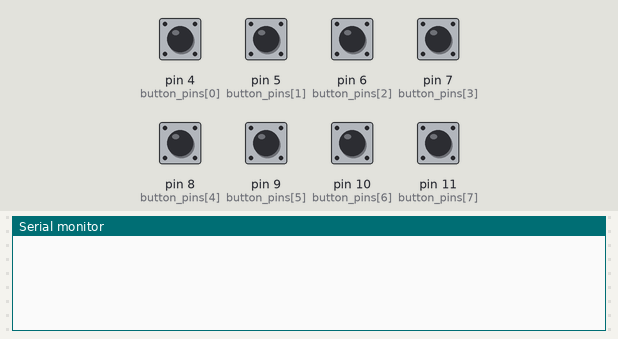
This sketch was run on a simulated Arduino Uno, built with avr-gcc and run on an emulated ATmega328P. Parts: the last lines printed to the serial monitor. Inputs (shaded band) come from the test bench; at power-on: pin 4 (button_pins[0]), pin 5 (button_pins[1]), pin 6 (button_pins[2]), pin 7 (button_pins[3]), pin 8 (button_pins[4]), pin 9 (button_pins[5]), pin 10 (button_pins[6]), pin 11 (button_pins[7]) LOW.

Above: at 1.2 s.
1.3 s: pin 4 (button_pins[0]) pulled HIGH for 0.15 s
At 1.9 s:
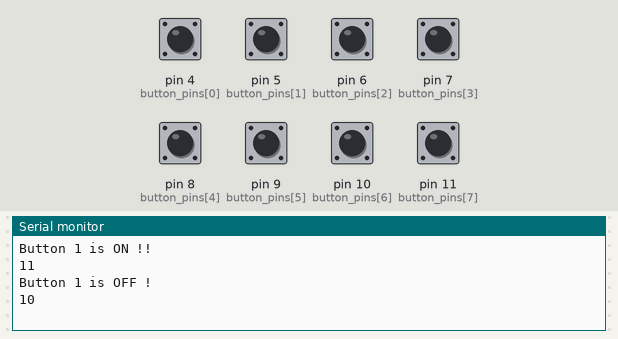
2.9 s: pin 5 (button_pins[1]) pulled HIGH for 0.15 s
At 4.2 s:
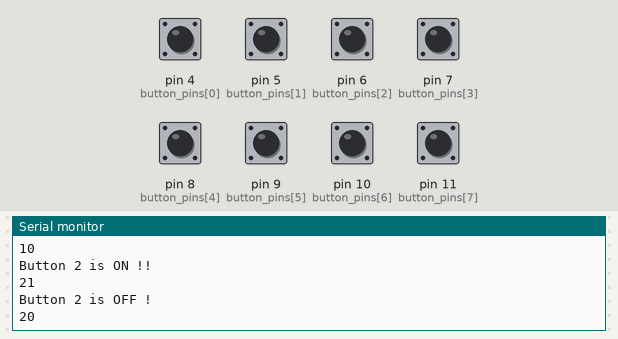
4.5 s: pin 6 (button_pins[2]) pulled HIGH for 0.15 s
At 5.6 s:
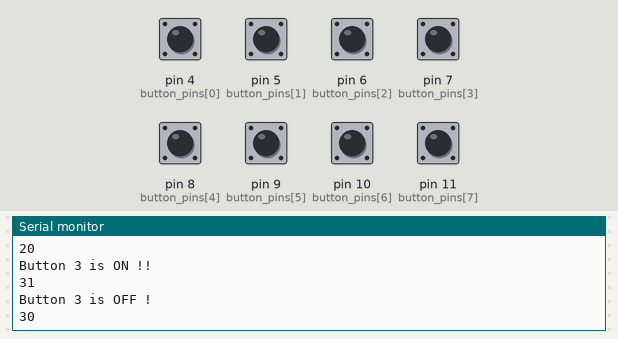
6.1 s: pin 7 (button_pins[3]) pulled HIGH for 0.15 s
At 6.8 s:
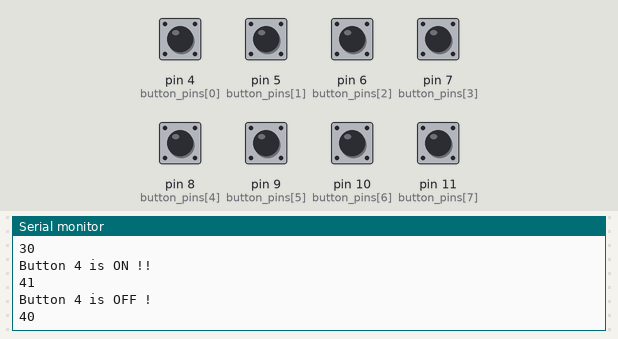
7.7 s: pin 8 (button_pins[4]) pulled HIGH for 0.15 s
At 9.0 s:
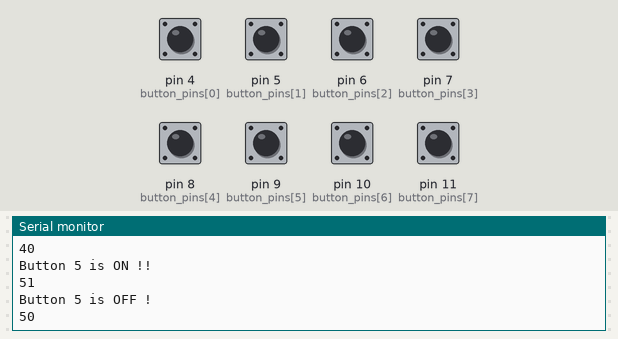
9.3 s: pin 9 (button_pins[5]) pulled HIGH for 0.15 s
At 10.4 s:
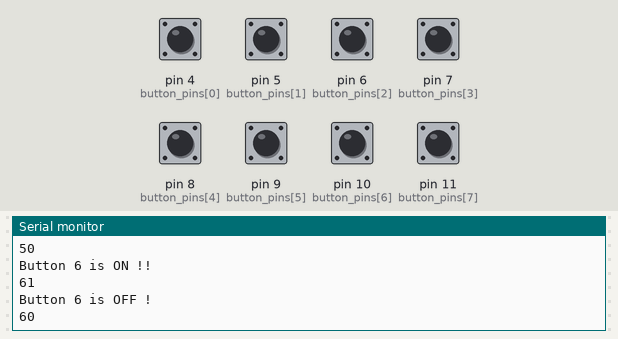
Timing chart, 0 to 11.9 s (numbered marks = the images above; inputs shaded):
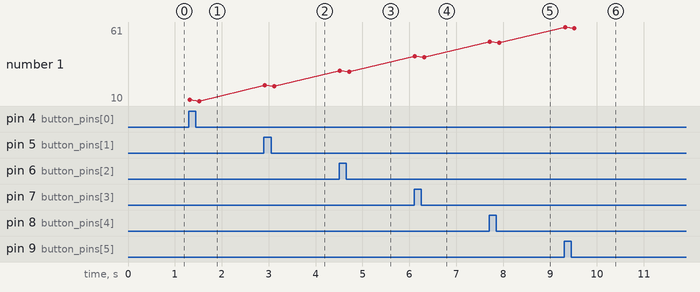

The sketch:

CH_27_02.ino
```cpp
int button_pins[] = {4, 5, 6, 7, 8, 9, 10, 11};  // 버튼 연결 핀
boolean button_state[8];      // 버튼의 이전 상태

void setup(){
  for(int i = 0; i < 8; i++){   // 버튼 연결 핀을 입력으로 설정
    pinMode(button_pins[i], INPUT);
    button_state[i] = false;    // 눌러지지 않은 상태로 시작
  }
  Serial.begin(9600);     // 시리얼 모니터 초기화
}

void loop(){
  for(int i = 0; i < 8; i++){
    boolean current_state = digitalRead(button_pins[i]);
    if(button_state[i] != current_state){ // 상태가 변한 경우
      button_state[i] = current_state;  // 상태 업데이트

      Serial.print(String("Button ") + (i + 1) + " is ");
      if(current_state) Serial.println("ON !!");
      else Serial.println("OFF !");

      // 블루투스를 통해 전달할 문자열 메시지
      char message[4] = "  \n";
      message[0] = i + 1 + '0';
      message[1] = current_state + '0';
      Serial.print(message);

      delay(200);
    }
  }
}
```

Measured:
- after the input at 1.3 s, the serial monitor: prints a new line at once (image 1)
- after the input at 2.9 s, the serial monitor: prints a new line at once (image 2)
- after the input at 4.5 s, the serial monitor: prints a new line at once (image 3)
- after the input at 6.1 s, the serial monitor: prints a new line at once (image 4)
- after the input at 7.7 s, the serial monitor: prints a new line at once (image 5)
- after the input at 9.3 s, the serial monitor: prints a new line at once (image 6)
- plotted number 1: 10 → 20 after the input at 2.9 s, 20 → 30 after the input at 4.5 s, 30 → 40 after the input at 6.1 s, 40 → 50 after the input at 7.7 s, 50 → 60 after the input at 9.3 s
